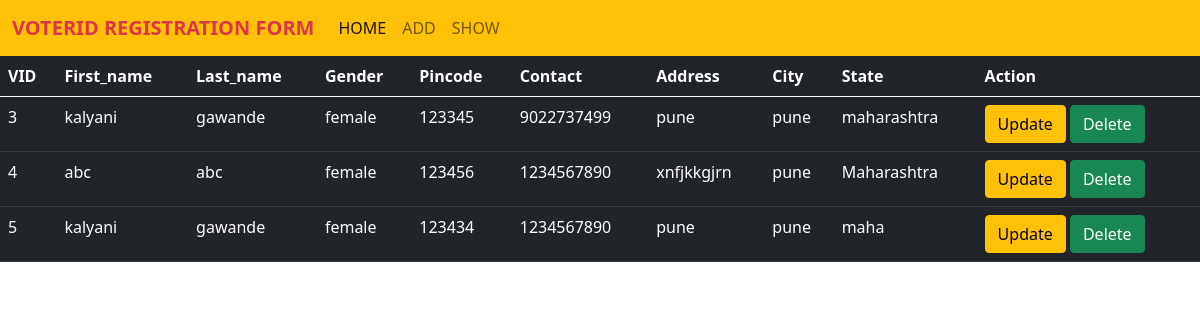
The page /a1/sv/ on the database its author committed.
### app1/models.py (models this page shows)
class Voter(models.Model):
    gen = [("female","female"),("male","male"), ("other","other")]
    vid = models.AutoField(primary_key=True,auto_created=True)
    f_name = models.CharField(max_length=23, validators=[validators.RegexValidator('^[A-Za-z]{2,}$',
                                                        message="Enter a First LetterCapital")])
    l_name = models.CharField(max_length=23,validators=[validators.RegexValidator('^[A-Za-z]{2,}$',
                                                                                  message="First Letter Capital")])
    gender = models.CharField(max_length=23,choices=gen)
    pincode = models.IntegerField(validators=[validators.RegexValidator('^[1-9]{1}[0-9]{2}[0-9]{3}$',message="add 6 digit code")])
    contact = models.BigIntegerField()
    address = models.CharField(max_length=23)
    city = models.CharField(max_length=23)
    state = models.CharField(max_length=23)

### app1/views.py (the view)
# urls.py: path("sv/",sview),
def sview(request):
    obj = Voter.objects.all()
    return render(request,"app1/show.html",{"obj":obj})

### Templates/app1/show.html (shortened to what this page needs)
{% extends "base.html" %}
{% block content %}
<table class="table table-dark">
    <thead>
    <tr>
        <th>VID</th>
        <th>First_name</th>
        <th>Last_name</th>
        <th>Gender</th>
        <th>Pincode</th>
        <th>Contact</th>
        <th>Address</th>
        <th>City</th>
        <th>State</th>
        <th>Action</th>
    </tr>
    </thead>
    <tbody>
    {% for i in obj%}
    <tr>
        <td>{{i.vid}}</td>
        <td>{{i.f_name}}</td>
        <td>{{i.l_name}}</td>
        <td>{{i.gender}}</td>
        <td>{{i.pincode}}</td>
        <td>{{i.contact}}</td>
        <td>{{i.address}}</td>
        <td>{{i.city}}</td>
        <td>{{i.state}}</td>
        <td>
            <a href="/a1/uv/{{i.vid}}/"><button class="btn btn-warning">Update</button></a>
            <a href="/a1/dv/{{i.vid}}/"><button class="btn btn-success">Delete</button></a>
        </td>
    </tr>
    {% endfor %}
    </tbody>
</table>
{% endblock%}

### Templates/base.html (shortened to what this page needs)
<!DOCTYPE html>
<html lang="en">
<head>
    <link href="https://cdn.jsdelivr.net/npm/bootstrap@5.0.2/dist/css/bootstrap.min.css" rel="stylesheet">
</head>
<body>
<nav class="navbar navbar-expand-lg navbar-light bg-warning">
  <div class="container-fluid">
    <a class="navbar-brand fw-bold text-danger" href="/a1/hv/">VOTERID REGISTRATION FORM</a>
    <div class="collapse navbar-collapse" id="navbarNav">
      <ul class="navbar-nav">
        <li class="nav-item">
          <a class="nav-link active" aria-current="page" href="/a1/hv/">HOME</a>
        </li>
        <li class="nav-item">
          <a class="nav-link" href="/a1/vv/">ADD</a>
        </li>
        <li class="nav-item">
          <a class="nav-link" href="/a1/sv/">SHOW</a>
      </ul>
    </div>
  </div>
</nav>
</body>
{% block content %}
{% endblock %}
</html>

### rows shown on the page
Voter: vid "3", f_name "kalyani", l_name "gawande", gender "female", pincode "123345", contact "9022737499", address "pune", city "pune", state "maharashtra"
Voter: vid "4", f_name "abc", l_name "abc", gender "female", pincode "123456", contact "1234567890", address "xnfjkkgjrn", city "pune", state "Maharashtra"
Voter: vid "5", f_name "kalyani", l_name "gawande", gender "female", pincode "123434", contact "1234567890", address "pune", city "pune", state "maha"
